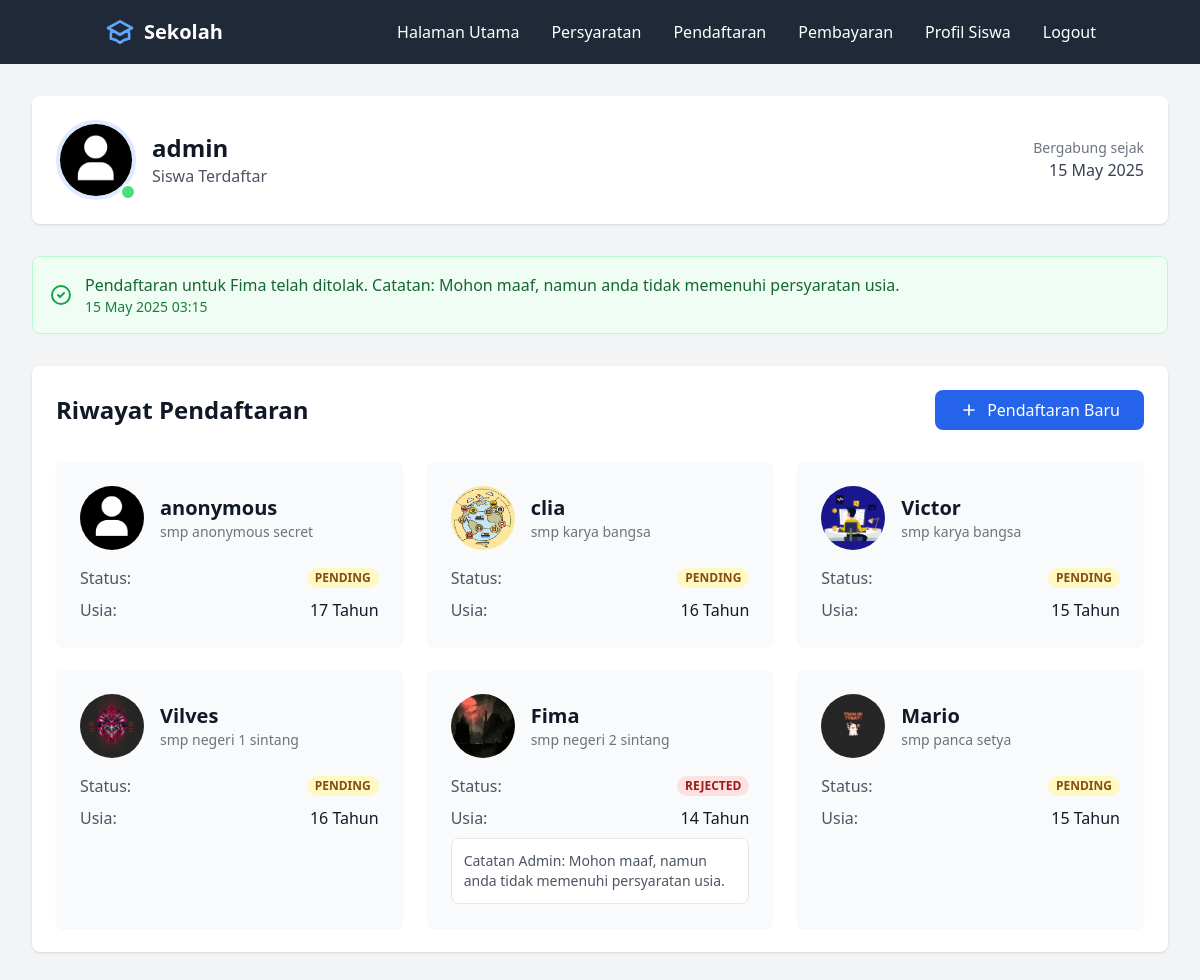
The app's page /form/student/dashboard (signed in) with its own data.
### app/models.py (models this page shows, shortened)
class Form(db.Model):
    id = db.Column(db.Integer, primary_key=True)
    user_id = db.Column(db.Integer, db.ForeignKey('user.id'), nullable=False)
    student_name = db.Column(db.String(100), nullable=False)
    student_age = db.Column(db.Integer, nullable=False)
    student_email = db.Column(db.String(120), nullable=False)
    school_name = db.Column(db.String(100), nullable=False)
    image_path = db.Column(db.String(255), nullable=False)
    document_path = db.Column(db.String(255), nullable=False)
    status = db.Column(db.String(20), nullable=False, default='pending')
    verified_by = db.Column(db.Integer, db.ForeignKey('user.id'), nullable=True)
    verification_date = db.Column(db.DateTime, nullable=True)
    verification_note = db.Column(db.Text, nullable=True)
    is_verified = db.Column(db.Boolean, default=False)
    timestamp = db.Column(db.DateTime, default=datetime.utcnow)
    payment_status = db.Column(db.String(50), default='unpaid')  # unpaid, pending_verification, verified
    payment_proof = db.Column(db.String(255), nullable=True)
    payment_verified_at = db.Column(db.DateTime, nullable=True)
    payment_verified_by = db.Column(db.Integer, db.ForeignKey('user.id'), nullable=True)

class User(UserMixin, db.Model):
    id = db.Column(db.Integer, primary_key=True)
    username = db.Column(db.String(100), unique=True, nullable=False)
    password = db.Column(db.String(256), nullable=False)
    role = db.Column(db.String(20), nullable=False, default=UserRole.STUDENT.value)
    created_at = db.Column(db.DateTime, default=datetime.utcnow)
    submitted_forms = db.relationship('Form',
        backref='submitter',
        foreign_keys='Form.user_id',
        lazy=True
    )
    verified_forms = db.relationship('Form',
        backref='verifier',
        foreign_keys='Form.verified_by',
        lazy=True
    )
    notifications = db.relationship('Notification',
        backref='user',
        lazy=True,
        cascade='all, delete-orphan'
    )

class Notification(db.Model):
    id = db.Column(db.Integer, primary_key=True)
    user_id = db.Column(db.Integer, db.ForeignKey('user.id'), nullable=False)
    form_id = db.Column(db.Integer, db.ForeignKey('form.id'), nullable=True)
    message = db.Column(db.String(255), nullable=False)
    timestamp = db.Column(db.DateTime, default=datetime.utcnow)
    read = db.Column(db.Boolean, default=False)

### app/routes/form.py (the view)
@form_bp.route('/student/dashboard')
@login_required
def student_dashboard():
    user_forms = Form.query.filter_by(user_id=current_user.id).order_by(Form.id.desc()).all()
    notifications = Notification.query.filter_by(
        user_id=current_user.id
    ).order_by(Notification.timestamp.desc()).limit(5).all()
    for notification in notifications:
        if not notification.read:
            notification.read = True
    db.session.commit()
    return render_template('parts/studentdashboard.html',
                         user_forms=user_forms,
                         notifications=notifications)

### app/templates/parts/studentdashboard.html
{% extends "base1.html" %}
{% block content %}
<div class="min-h-screen bg-gray-100 p-8">
    <div class="max-w-7xl mx-auto">
        <div class="bg-white rounded-lg shadow p-6 mb-8">
            <div class="flex items-center justify-between">
                <div class="flex items-center space-x-4">
                    <div class="relative">
                        <img class="h-20 w-20 rounded-full object-cover border-4 border-blue-100"
                             src="{{ url_for('static', filename='uploads/student_images/' + latest_form.image_path) if latest_form else url_for('static', filename='default-profile.jpg') }}"
                             alt="Profile photo">
                        <span class="absolute bottom-0 right-0 w-4 h-4 bg-green-400 rounded-full border-2 border-white"></span>
                    </div>
                    <div>
                        <h1 class="text-2xl font-bold text-gray-900">{{ current_user.username }}</h1>
                        <p class="text-gray-600">Siswa Terdaftar</p>
                    </div>
                </div>
                <div class="text-right">
                    <p class="text-sm text-gray-500">Bergabung sejak</p>
                    <p class="font-medium text-gray-700">{{ current_user.created_at.strftime('%d %B %Y') }}</p>
                </div>
            </div>
        </div>
        {% if notifications %}
        <div class="mb-8 space-y-4">
            {% for notification in notifications %}
            <div class="p-4 bg-green-50 rounded-lg border border-green-200 flex items-center">
                <svg class="h-6 w-6 text-green-600 mr-3" fill="none" stroke="currentColor" viewBox="0 0 24 24">
                    <path stroke-linecap="round" stroke-linejoin="round" stroke-width="2" d="M9 12l2 2 4-4m6 2a9 9 0 11-18 0 9 9 0 0118 0z"></path>
                </svg>
                <div>
                    <p class="text-green-800 font-medium">{{ notification.message }}</p>
                    <p class="text-green-700 text-sm">{{ notification.timestamp.strftime('%d %B %Y %H:%M') }}</p>
                </div>
            </div>
            {% endfor %}
        </div>
        {% endif %}
        <div class="bg-white rounded-lg shadow p-6">
            <div class="flex justify-between items-center mb-8">
                <h2 class="text-2xl font-bold text-gray-900">Riwayat Pendaftaran</h2>
                <a href="{{ url_for('form_bp.pendaftaran') }}"
                   class="bg-blue-600 hover:bg-blue-700 text-white px-6 py-2 rounded-lg flex items-center">
                    <svg class="w-5 h-5 mr-2" fill="none" stroke="currentColor" viewBox="0 0 24 24">
                        <path stroke-linecap="round" stroke-linejoin="round" stroke-width="2" d="M12 6v6m0 0v6m0-6h6m-6 0H6"></path>
                    </svg>
                    Pendaftaran Baru
                </a>
            </div>
            <div class="grid grid-cols-1 md:grid-cols-2 lg:grid-cols-3 gap-6">
                {% for form in user_forms %}
                <div class="bg-gray-50 rounded-lg shadow-sm p-6 hover:shadow-md transition-shadow">
                    <div class="flex items-center mb-4">
                        <img class="h-16 w-16 rounded-full object-cover mr-4"
                             src="{{ url_for('static', filename='uploads/student_images/' + form.image_path) }}"
                             alt="Student photo">
                        <div>
                            <h2 class="text-xl font-bold text-gray-900">{{ form.student_name }}</h2>
                            <p class="text-sm text-gray-500">{{ form.school_name }}</p>
                        </div>
                    </div>
                    <div class="space-y-2">
                        <div class="flex justify-between items-center">
                            <span class="text-gray-600">Status:</span>
                            <span class="px-2 inline-flex text-xs leading-5 font-semibold rounded-full
                                {% if form.status == 'verified' %}bg-green-100 text-green-800
                                {% elif form.status == 'rejected' %}bg-red-100 text-red-800
                                {% else %}bg-yellow-100 text-yellow-800{% endif %}">
                                {{ form.status|upper }}
                            </span>
                        </div>
                        <div class="flex justify-between">
                            <span class="text-gray-600">Usia:</span>
                            <span class="text-gray-900">{{ form.student_age }} Tahun</span>
                        </div>
                        {% if form.verification_note %}
                        <div class="mt-4 p-3 bg-white rounded-lg border border-gray-200">
                            <p class="text-sm text-gray-600">
                                <span class="font-medium">Catatan Admin:</span>
                                {{ form.verification_note }}
                            </p>
                        </div>
                        {% endif %}
                    </div>
                </div>
                {% else %}
                <div class="col-span-full text-center py-12">
                    <p class="text-gray-500">Belum ada riwayat pendaftaran</p>
                </div>
                {% endfor %}
            </div>
        </div>
    </div>
</div>
{% endblock %}

### records on screen
Form: image_path (placeholder picture), student_name "anonymous", school_name "smp anonymous secret", status "PENDING", student_age "17"
User: username "admin", created_at "15 May 2025"
Notification: message "Pendaftaran untuk Fima telah ditolak. Catatan: Mohon maaf, namun anda tidak memenuhi persyaratan usia.", timestamp "15 May 2025 03:15"
Form: image_path (picture), student_name "clia", school_name "smp karya bangsa", status "PENDING", student_age "16"
Form: image_path (picture), student_name "Victor", school_name "smp karya bangsa", status "PENDING", student_age "15"
Form: image_path (picture), student_name "Vilves", school_name "smp negeri 1 sintang", status "PENDING", student_age "16"
Form: image_path (picture), student_name "Fima", school_name "smp negeri 2 sintang", status "REJECTED", student_age "14", verification_note "Mohon maaf, namun anda tidak memenuhi persyaratan usia."
Form: image_path (picture), student_name "Mario", school_name "smp panca setya", status "PENDING", student_age "15"
